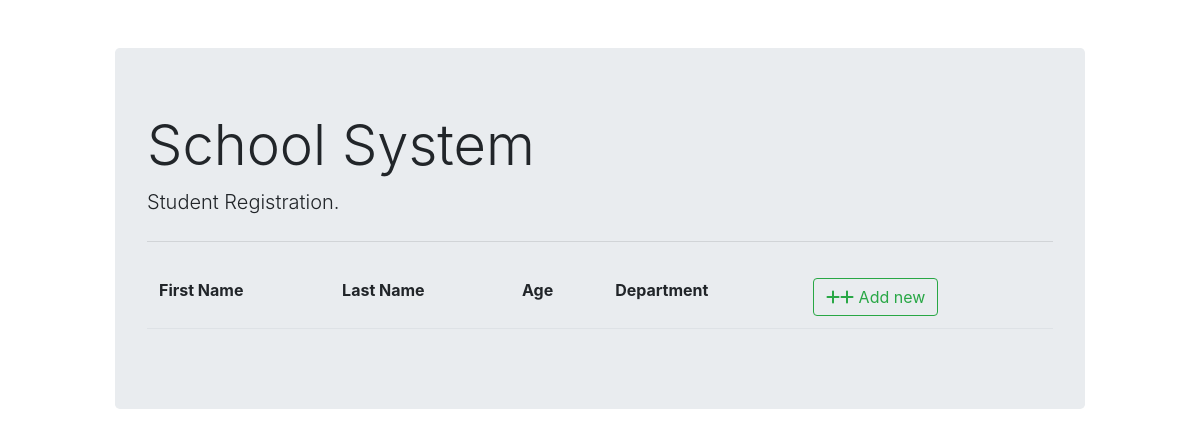
The page /list/ on the database as committed earlier.
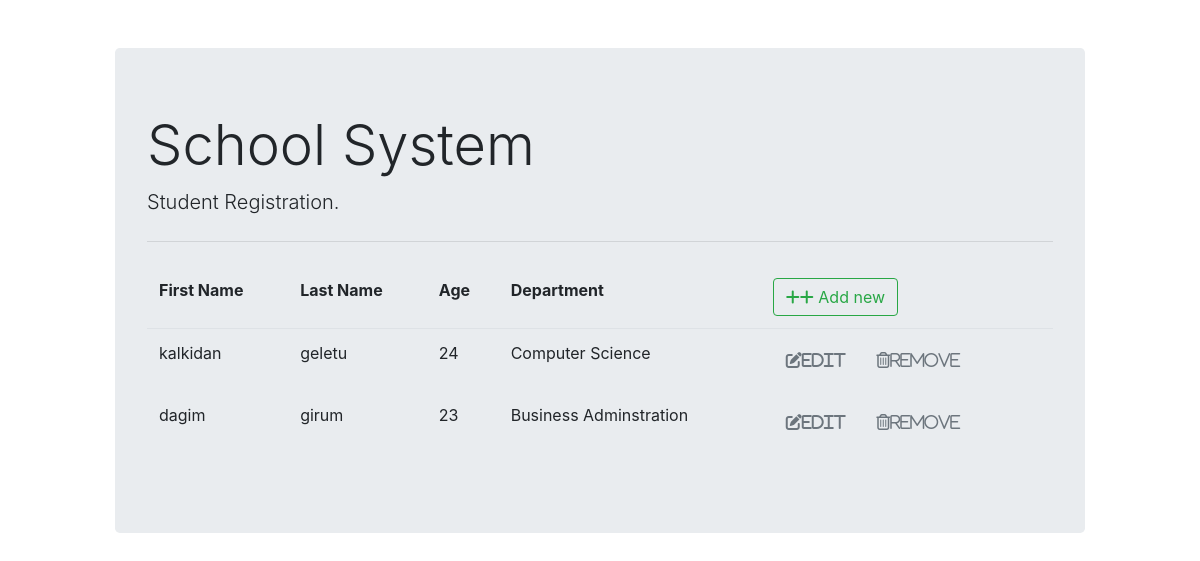
The same page on the database as committed later.
### registration/models.py (models this page shows)
class student(models.Model):
    firstname=models.CharField(max_length=50)
    lastname=models.CharField(max_length=50)
    age=models.CharField(max_length=3)
    department=models.ForeignKey(department,on_delete=models.CASCADE)

class department(models.Model):
    title=models.CharField(max_length=50)
    def __str__(self) -> str:
        return self.title

### registration/views.py (the view)
# urls.py: path('list/',student_list, name='list')
def student_list(request):
    context ={'student_list':student.objects.all()}
    return render(request,'student_list.html', context)

### registration/templates/student_list.html
{% extends "index.html" %}
{% block content %}
<table class="table table-borderless">
    <thead class="border-bottom font-weight-bold">
        <tr>
            <td>First Name</td>
            <td>Last Name</td>
            <td>Age</td>
            <td>Department</td>
            <td>
                <a href="{% url 'form'  %}" class="btn btn-outline-success">
                    <i class="fas fa-plus">+</i> Add new
                </a>
            </td>
        </tr>
    </thead>
    <tbody>
        {% for student in student_list %}
        <tr>
            <td>{{student.firstname}}</td>
            <td>{{student.lastname}}</td>
            <td>{{student.age}}</td>
            <td>{{student.department}}</td>
            <td>
                <a href="{% url 'edit' student.id %}" class="btn text-secondary">
                    <i class="fas fa-edit ">Edit</i>
                </a>
                <a href="{% url 'delete' student.id %}" class="btn text-secondary">
                    <i class="far fa-trash fa lg">Remove</i>
                </a>
            </td>
        </tr>
        {% endfor %}
    </tbody>
</table>
{% endblock content %}

### registration/templates/index.html (shortened to what this page needs)
<!DOCTYPE html>
<html lang="en">
<head>
    <link rel="stylesheet" href="https://cdn.jsdelivr.net/npm/bootstrap@4.1.3/dist/css/bootstrap.min.css">
    <link rel="stylesheet" href="path/to/font-awesome/css/font-awesome.min.css">
</head>
<body>
    <div class="contaier">
        <div class="col-md-10 offset-md-1 mt-5">
            <div class="jumbotron">
                <h1 class="display-4">School System</h1>
                <p class="lead">Student Registration.</p>
                <hr class="my-4">
                {% block content %}
                {% endblock content %}
              </div>
        </div>
    </div>
</body>
</html>

Rows that differ between the two databases and show on the page:
added student: firstname "kalkidan", lastname "geletu", age "24", department "Computer Science"
added student: firstname "dagim", lastname "girum", age "23", department "Business Adminstration"
